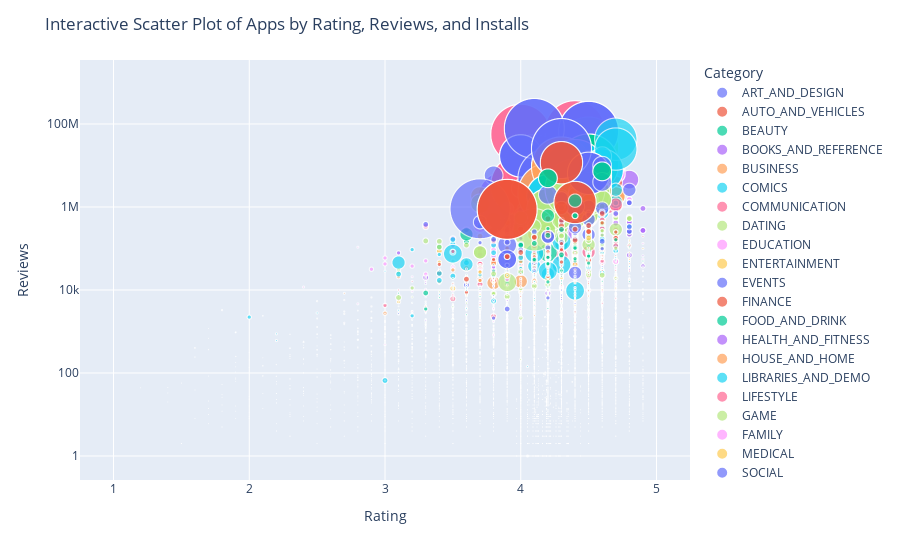

This figure's notebook cell:
### Markdown cell above
To improve the accessibility of scatter plot between Reviews and Rating 
I've constructed a interactive version using plotly

### Code cell
import plotly.express as px

fig = px.scatter(google, x="Rating", y="Reviews", color="Category", size="Installs", hover_name="App", size_max=60, log_y=True)
fig.update_layout(title='Interactive Scatter Plot of Apps by Rating, Reviews, and Installs')
fig.show()
